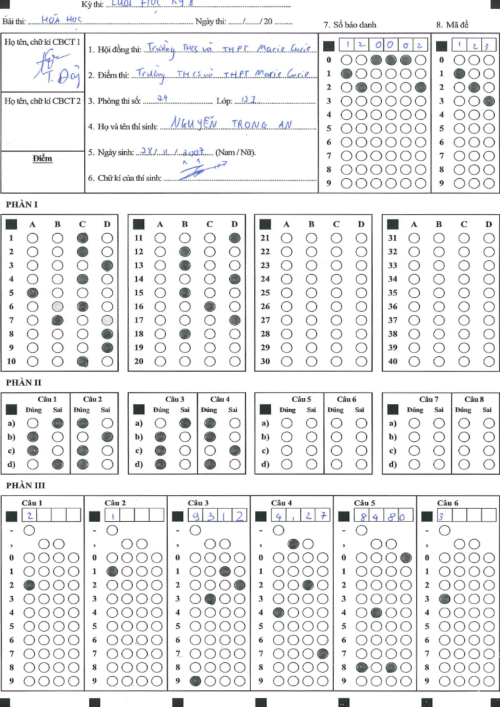
#> input picture python/test.jpg, 1000 x 1414 px (shown at 1/2 size)
$ python -i partOne.py   (imports and definitions only)
#> lines starting #> are read from the running program, lines starting #| are printed output that depends on the picture
import cv2
import numpy as np

def find_darkest_circle_per_row(roi_gray, rows=10, cols=4, binary_thresh=150, threshold_diff=10.0, mean_val_thresh=200):
    """
    Tìm các cột có hình tròn tô đậm nhất trong mỗi hàng.
    Cho phép ghi nhận nhiều ô nếu mức độ đậm gần nhau.
    """
    h, w = roi_gray.shape
    cell_h = h // rows
    cell_w = w // cols

    col_to_letter = ['A', 'B', 'C', 'D']
    result = []
    debug_circles = []

    for row in range(rows):
        candidates = []
        for col in range(cols):
            x1 = col * cell_w
            x2 = (col + 1) * cell_w
            y1 = row * cell_h
            y2 = (row + 1) * cell_h

            cell = roi_gray[y1:y2, x1:x2]
            cell_blur = cv2.GaussianBlur(cell, (3, 3), 0)
            ret, cell_thresh = cv2.threshold(cell_blur, binary_thresh, 255, cv2.THRESH_BINARY_INV)

            circles = cv2.HoughCircles(cell_thresh, cv2.HOUGH_GRADIENT, dp=1.2,
                                       minDist=cell_w // 2,
                                       param1=30, param2=8,
                                       minRadius=5, maxRadius=cell_h // 2)
            if circles is not None and len(circles[0]) > 0:
                c = np.round(circles[0, 0]).astype("int")
                x, y, r = c
                mask = np.zeros_like(cell)
                cv2.circle(mask, (x, y), r, 255, -1)
                mean_val = cv2.mean(cell, mask=mask)[0]
                if mean_val < mean_val_thresh:
                    candidates.append((col, mean_val, (x + x1, y + y1, r)))

        if not candidates:
            result.append([])
        else:
            candidates.sort(key=lambda x: x[1])
            best_val = candidates[0][1]
            answer_list = []

            for col_idx, mean_val, (cx, cy, r) in candidates:
                if mean_val - best_val <= threshold_diff:
                    answer_list.append(col_to_letter[col_idx])
                    debug_circles.append((row, col_idx, cx, cy, r))  # Vẽ hết các ô gần như tốt
                else:
                    break  # Các ô còn lại chênh lệch nhiều, bỏ qua
            result.append(answer_list)

    return result, debug_circles

def draw_debug_circles_on_roi(roi_color, debug_circles):
    """
    Vẽ các hình tròn đã được chọn lên ảnh ROI để debug.

    Args:
        roi_color (ndarray): Ảnh màu của ROI.
        debug_circles (list): Danh sách các hình tròn (row, col, x, y, r).

    Returns:
        ndarray: Ảnh debug đã được vẽ.
    """
    debug_img = roi_color.copy()
    col_to_letter = ['A', 'B', 'C', 'D']  # Cột 0 -> A, cột 1 -> B, v.v.

    for row, col, x, y, r in debug_circles:
        cv2.circle(debug_img, (x, y), r, (0, 0, 255), 2)
        if 0 <= col < len(col_to_letter):
            text = col_to_letter[col]
        else:
            text = '?'
        cv2.putText(debug_img, text, (x - 10, y + 5),
                    cv2.FONT_HERSHEY_SIMPLEX, 0.8, (0, 255, 0), 2)
    return debug_img


def process_matrix_image(img, roi, debug = False):
    """
    Xử lý ảnh và nhận diện dãy số từ ma trận 10 hàng × 6 cột.

    Args:
        image_path (str): Đường dẫn tới ảnh.
        roi (tuple): (x_min, y_min, x_max, y_max) của vùng cần nhận diện.
        binary_thresh (int): Ngưỡng nhị phân để chuyển đổi ảnh.

    Returns:
        tuple: (danh sách 6 chữ số, ảnh debug ROI)
    """
    if img is None:
        print(f"Không thể đọc ảnh từ: {image_path}")
        return [], None

    x_min, y_min, x_max, y_max = roi
    roi_color = img[y_min:y_max, x_min:x_max]
    roi_gray = cv2.cvtColor(roi_color, cv2.COLOR_BGR2GRAY)

    digits, debug_circles = find_darkest_circle_per_row(roi_gray,)
    if(debug):
        debug_img = draw_debug_circles_on_roi(roi_color, debug_circles)
        return digits, debug_img
    return digits
def processPartOne(img):
    mapDigist = []
    listRois = [
       [46 , 462, 237 , 739],
        [302 , 462, 485 , 739],
        [504 , 462, 732 , 739],
        [806 , 462, 991 , 739],
    ]

    for rois in listRois:
        digits = process_matrix_image(img, rois)
        mapDigist = mapDigist + digits
    return mapDigist

# [20 lines not run here, left out]

>>> import cv2
>>> picture = cv2.imread('test.jpg')
#> picture is the input picture: shape (1414, 1000, 3); mean B, G, R 234.4, 234.1, 233.9
>>> result = processPartOne(picture)
#> the loop in processPartOne, `for rois in listRois:` made 4 passes
#> digits on pass 3: [['A'], ['A'], [], [], [], [], [], [], [], ['A']]
#> digits on pass 4: [[], [], [], [], [], [], [], [], [], []]
#> pass 1, in process_matrix_image, `roi_color = img[y_min:y_max, x_min:x_max]`:
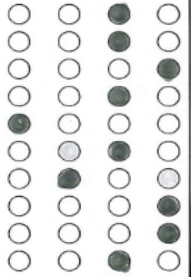
#> roi_color: shape (277, 191, 3); mean B, G, R 229.6, 229.9, 229.2
#> pass 2, in process_matrix_image (call 2), `roi_color = img[y_min:y_max, x_min:x_max]`:
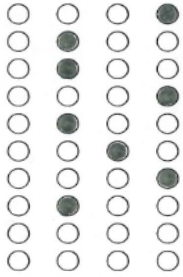
#> roi_color: shape (277, 183, 3); mean B, G, R 233.2, 233.5, 233
#> after the loop in processPartOne, `for rois in listRois:`: mapDigist = 40 items, first 6: ['C'], ['C'], ['D'], ['C'], ['A'], ['C']
#> result has the same summary as mapDigist in processPartOne
